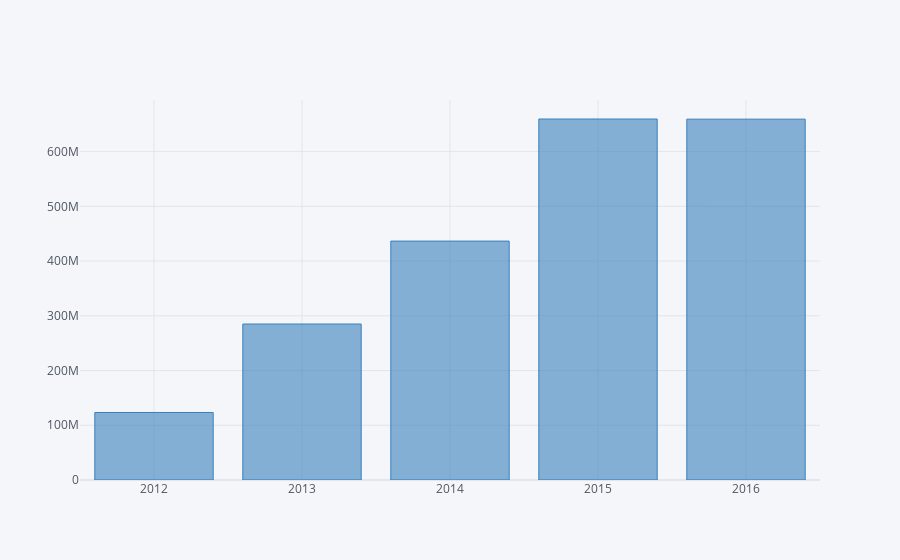

This figure's notebook cell:
### Code cell
Final_Invoice.groupby(['Fiscal_Year[Year]'])['Total Amt Wtd Tax.'].sum().iplot(kind='bar', colors='blue')

### Figure 1 — Plotly figure (JSON) as saved in the notebook; plotly's stock layout.template omitted (floating-point values rounded to 4 significant figures)
{"data": [{"marker": {"color": "rgba(55, 128, 191, 0.6)", "line": {"color": "rgba(55, 128, 191, 1.0)", "width": 1}}, "name": "Total Amt Wtd Tax.", "orientation": "v", "text": "", "type": "bar", "x": ["2012", "2013", "2014", "2015", "2016"], "y": [123400000.0, 285000000.0, 436500000.0, 659600000.0, 659300000.0]}], "layout": {"legend": {"bgcolor": "#F5F6F9", "font": {"color": "#4D5663"}}, "paper_bgcolor": "#F5F6F9", "plot_bgcolor": "#F5F6F9", "title": {"font": {"color": "#4D5663"}}, "xaxis": {"gridcolor": "#E1E5ED", "showgrid": true, "tickfont": {"color": "#4D5663"}, "title": {"font": {"color": "#4D5663"}, "text": ""}, "zerolinecolor": "#E1E5ED"}, "yaxis": {"gridcolor": "#E1E5ED", "showgrid": true, "tickfont": {"color": "#4D5663"}, "title": {"font": {"color": "#4D5663"}, "text": ""}, "zerolinecolor": "#E1E5ED"}}}
